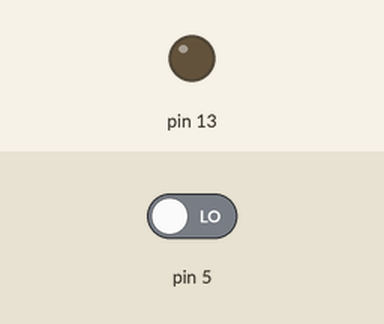
Simulated run of this sketch. Board: Arduino Uno, built with avr-gcc and run on an emulated ATmega328P. Shown: output pins drawn as LEDs (lit = HIGH). The inputs (shaded band) are chosen by the test bench; at power-on: pin 5 LOW.

Above: at 1.2 s.
1.3 s: pin 5 driven HIGH
At 2.1 s:
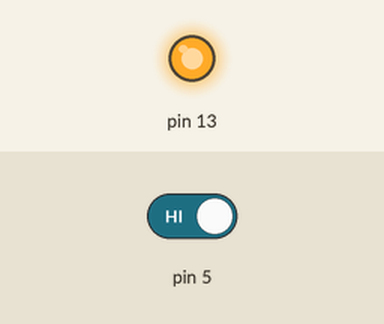
2.8 s: pin 5 driven LOW
At 3.3 s:
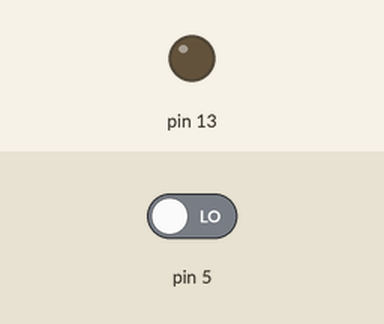
Timing chart, 0 to 5.8 s (numbered marks = the images above; inputs shaded):
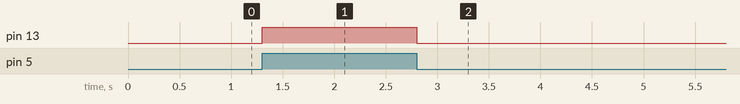

Measured:
- after the input at 1.3 s, pin 13: LOW → HIGH at once
- after the input at 2.8 s, pin 13: HIGH → LOW at once

The sketch:

testeTsop4838.ino
```cpp
void setup() {
  pinMode(5, INPUT);
  pinMode(13, OUTPUT);
}

void loop() {
if(digitalRead(5) == HIGH)
{
  digitalWrite(13, HIGH);
}
else
{
  digitalWrite(13, LOW);
}

}
```
